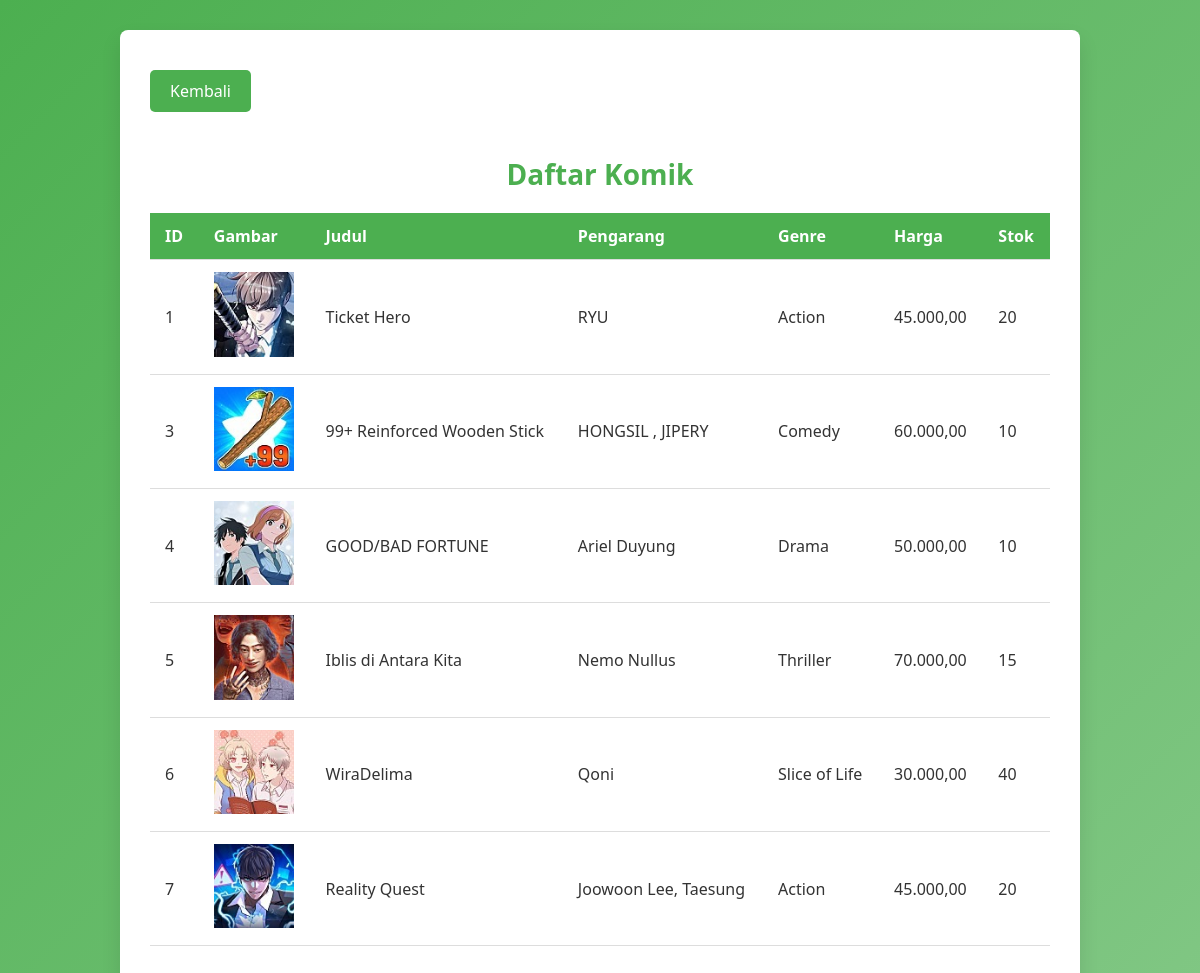
Page /list_komik.php on the committed database.
### tables this page shows
CREATE TABLE `komik` (
  `id` int(11) NOT NULL,
  `judul` varchar(100) NOT NULL,
  `pengarang` varchar(100) DEFAULT NULL,
  `genre` varchar(50) DEFAULT NULL,
  `harga` decimal(10,2) DEFAULT NULL,
  `stok` int(11) NOT NULL,
  `gambar` varchar(255) NOT NULL
);

### list_komik.php (the view, shortened to what this page needs)
<?php
include('config.php');
$sql = "SELECT id, judul, pengarang, genre, harga, stok, gambar FROM komik";
$result = $conn->query($sql);
function format_currency($value) {
    return number_format($value, 2, ',', '.');
}
?>
<!DOCTYPE html>
<html lang="en">
<head>
</head>
<body>
<div class="container">
    <a href="index_user.php" class="back-button">Kembali</a>
    <h2>Daftar Komik</h2>
    <table>
    <thead>
        <tr>
            <th>ID</th>
            <th>Gambar</th>
            <th>Judul</th>
            <th>Pengarang</th>
            <th>Genre</th>
            <th>Harga</th>
            <th>Stok</th>
        </tr>
    </thead>
    <tbody>
        <?php
        if ($result->num_rows > 0) {
            while ($row = $result->fetch_assoc()) {
                echo "<tr>";
                echo "<td>" . htmlspecialchars($row['id']) . "</td>";
                if (!empty($row['gambar'])) {
                    $file_path = htmlspecialchars($row['gambar']);
                    if (file_exists($file_path)) {
                        echo "<td><img src='$file_path' alt='" . htmlspecialchars($row['judul']) . "' style='width: 80px; height: auto;'></td>";
                    } else {
                        echo "<td><em>File tidak ditemukan di path: $file_path</em></td>";
                    }
                } else {
                    echo "<td><em>Gambar tidak tersedia</em></td>";
                }
                echo "<td>" . htmlspecialchars($row['judul']) . "</td>";
                echo "<td>" . htmlspecialchars($row['pengarang']) . "</td>";
                echo "<td>" . htmlspecialchars($row['genre']) . "</td>";
                echo "<td>" . format_currency($row['harga']) . "</td>";
                echo "<td>" . htmlspecialchars($row['stok']) . "</td>";
                echo "</tr>";
            }
        } else {
            echo "<tr><td colspan='8' style='text-align: center;'>Tidak ada data komik.</td></tr>";
        }
        ?>
    </tbody>
</table>
</div>
</body>
</html>

### list_komik.php (style rules this page uses)
body { font-family: 'Segoe UI', Tahoma, Geneva, Verdana, sans-serif; background: linear-gradient(135deg, #4CAF50, #81C784); margin: 0; padding: 0; color: #333; }
.container { max-width: 900px; margin: 30px auto; background-color: #fff; padding: 30px; border-radius: 8px; box-shadow: 0 10px 20px rgba(0, 0, 0, 0.1); }
h2 { text-align: center; font-size: 28px; color: #4CAF50; margin-bottom: 20px; }
table { width: 100%; border-collapse: collapse; margin-bottom: 20px; }
th, td { padding: 12px 15px; text-align: left; border-bottom: 1px solid #ddd; }
th { background-color: #4CAF50; color: white; font-size: 16px; }
.back-button, .add-button, .edit-button, .delete-button { padding: 10px 20px; font-size: 16px; border-radius: 5px; text-decoration: none; display: inline-block; transition: background-color 0.3s ease; margin-right: 10px; margin-bottom: 20px; text-align: center; }
.back-button { background-color: #4CAF50; color: white; }
.container a { margin-top: 10px; display: inline-block; }

### rows in the picture
komik: id "1", gambar (picture), judul "Ticket Hero", pengarang "RYU", genre "Action", harga "45.000,00", stok "20"
komik: id "3", gambar (picture), judul "99+ Reinforced Wooden Stick", pengarang "HONGSIL , JIPERY", genre "Comedy", harga "60.000,00", stok "10"
komik: id "4", gambar (picture), judul "GOOD/BAD FORTUNE", pengarang "Ariel Duyung", genre "Drama", harga "50.000,00", stok "10"
komik: id "5", gambar (picture), judul "Iblis di Antara Kita", pengarang "Nemo Nullus", genre "Thriller", harga "70.000,00", stok "15"
komik: id "6", gambar (picture), judul "WiraDelima", pengarang "Qoni", genre "Slice of Life", harga "30.000,00", stok "40"
komik: id "7", gambar (picture), judul "Reality Quest", pengarang "Joowoon Lee, Taesung", genre "Action", harga "45.000,00", stok "20"
